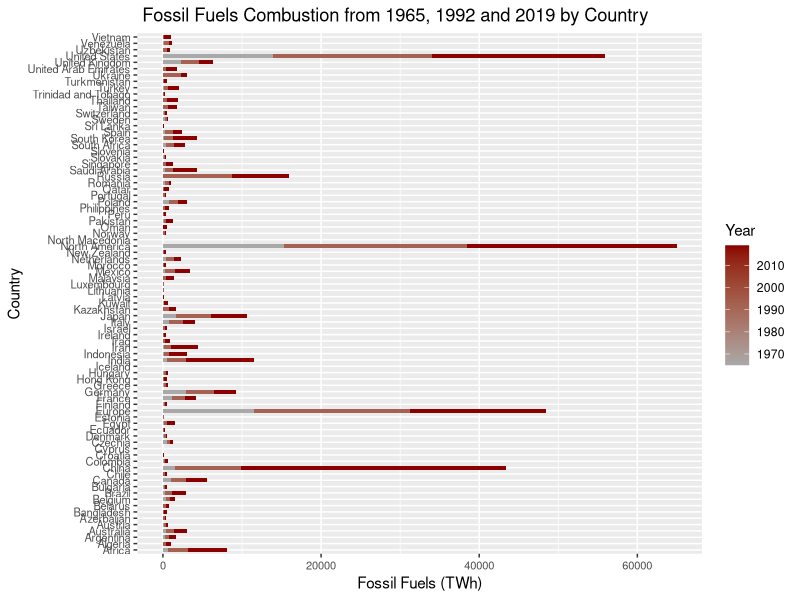

Recreate this plot in R.

# Bar chart
library("dplyr")
library("ggplot2")

fossil_fuel_combustion <- read.csv("data/fossil-fuel-primary-energy.csv",
                                   stringsAsFactors = FALSE)

names(fossil_fuel_combustion)[1] <- "country"


bar_chart <- function(dataset) {
  bar_chart_info <- dataset %>%
    filter(country != "World") %>%
    filter(Year == "1965" | Year == "1992" | Year == "2019") %>%
    select(Year, country, Fossil.Fuels..TWh.)

  ggplot(bar_chart_info) +
    geom_col(
      mapping = aes(x = country, y = Fossil.Fuels..TWh., fill = Year),
      width = 0.6
    ) +
    scale_fill_gradient(low = "darkgray", high = "darkred") +
    labs(
      title = " Fossil Fuels Combustion from 1965, 1992 and 2019 by Country",
      x = "Country",
      y = "Fossil Fuels (TWh)"
    ) +
    theme(axis.text = element_text(size = 8)) +
    coord_flip()
}

bar_plot <- bar_chart(fossil_fuel_combustion)
